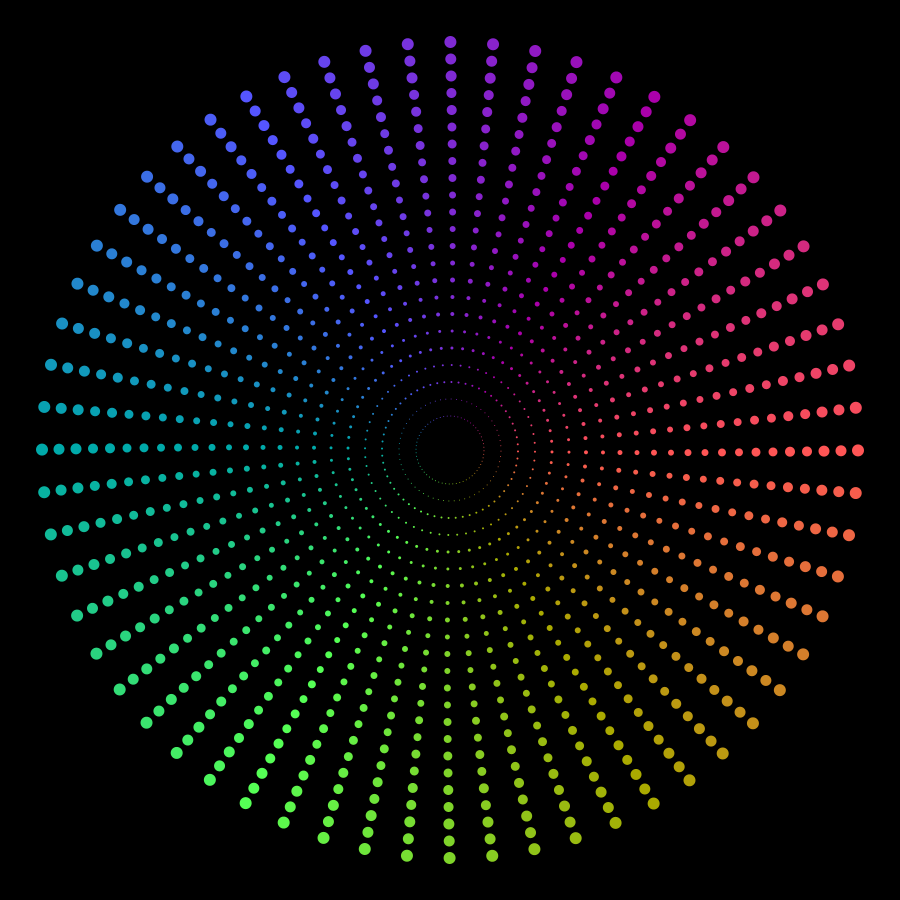
Frame 1 (no input)
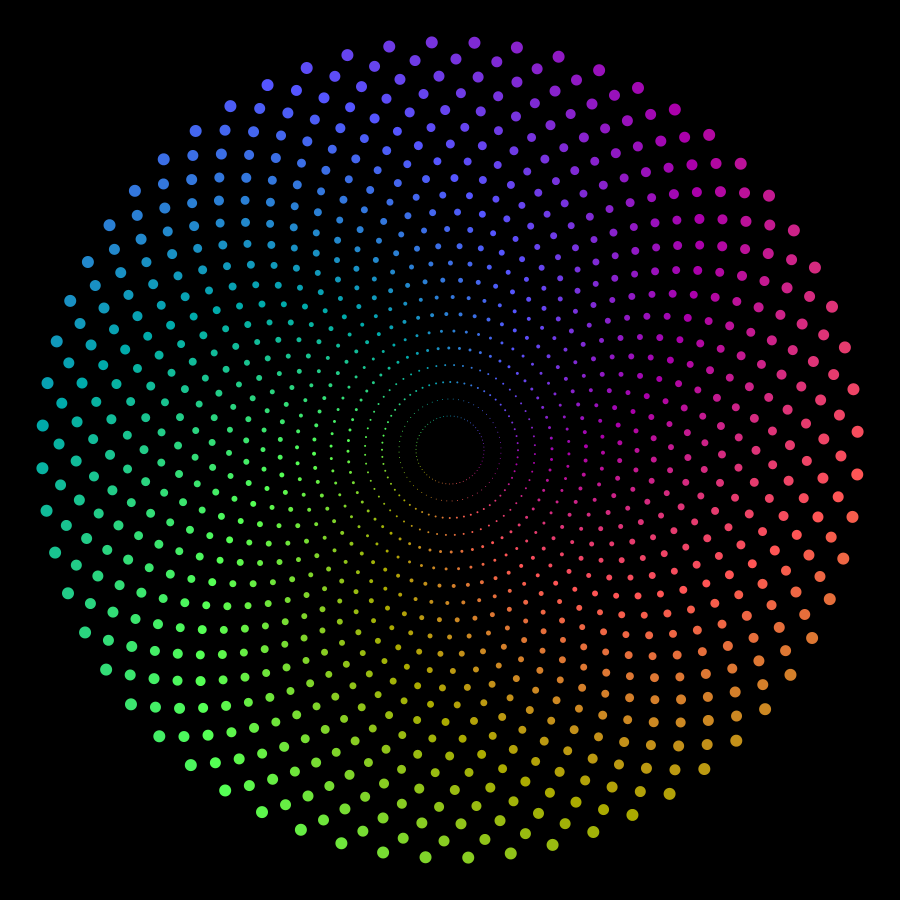
Frame 60 (the mouse pressed at the canvas centre just before this capture)
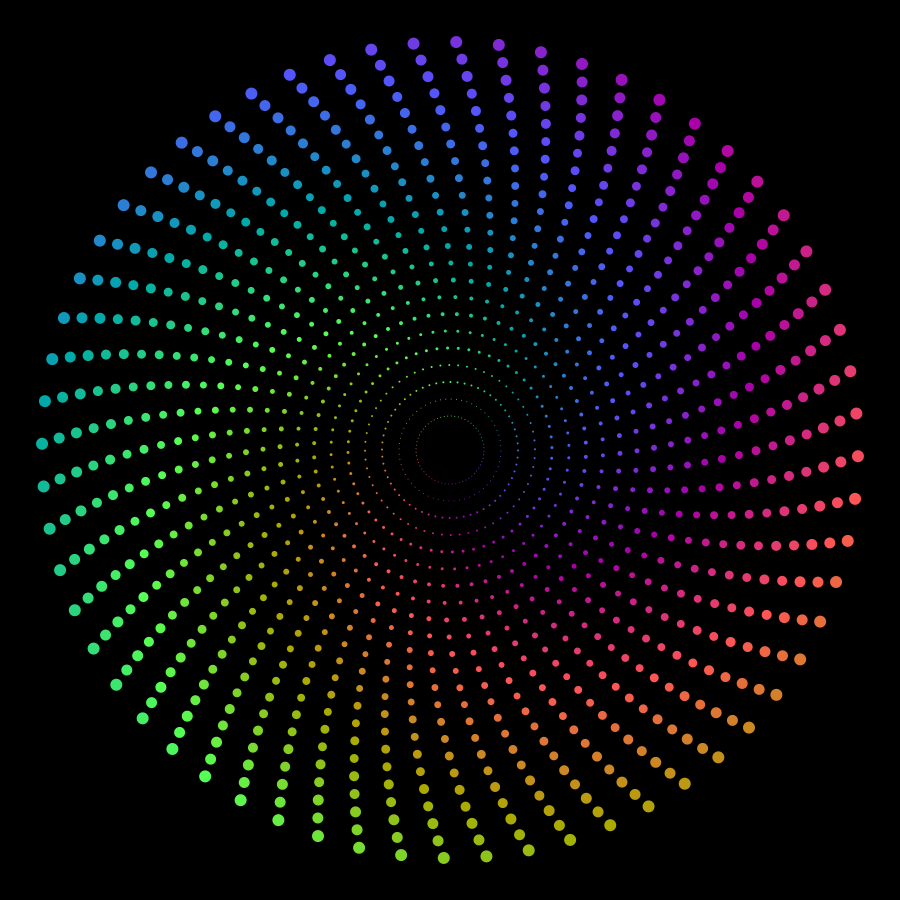
Frame 120 (the mouse held since frame 60 and released just before this capture)

The Processing sketch that drew these frames (run headless with seeded random() and noise(); from frame 60 on, the mouse is pressed at the canvas centre):

// Processing sketch: Rainbow_Spinning_Circles
// ── Rainbow_Spinning_Circles.pde
Bola[][] bola;
int raio = 400;
int rMax = 25;
int angMax = 60;

void setup()
{
  size(900, 900);
  
  bola = new Bola[rMax][angMax];
  
  for(int r=0; r<rMax; r++)
  {
    for(int ang=0; ang<angMax; ang++)
    {
      bola[r][ang] = new Bola(r, ang);
    }
  }
  
}

void draw()
{
  translate(width/2, height/2);
  background(0);
  
  stroke(255);
  noFill();
  //ellipse(0, 0, 2*raio, 2*raio);
  
  for(int r=0; r<rMax; r++)
  {
    for(int ang=0; ang<angMax; ang++)
    {
      bola[r][ang].update();
      bola[r][ang].draw();
    }
  }
  
}
// ── Bola.pde
class Bola
{
  PVector cor;
  float diametro, angulo = 0;
  int r, ang;
  
  Bola(int r, int ang)
  {
    this.r = r;
    this.ang = ang;
    this.angulo = map(this.ang, 0, angMax, 0, TWO_PI);
    this.diametro = r/2;
    this.cor = new PVector(map(min(abs(this.ang-0), abs(this.ang-angMax)), 0, angMax/2, 255, 0), map(min(abs(this.ang-angMax/3), abs(this.ang-4*angMax/3)), 0, angMax/2, 255, 0), map(min(abs(this.ang+angMax/3), abs(this.ang-2*angMax/3)), 0, angMax/2, 255, 0));
  }
  
  void update()
  {
    this.angulo += 0.001*(rMax - this.r);
  }
  
  void draw()
  {
    /*stroke(cor.x, cor.y, cor.z);
    stroke(128);
    noFill();
    line(-raio*cos(angulo), -raio*sin(angulo), raio*cos(angulo), raio*sin(angulo));*/
    
    noStroke();
    fill(cor.x, cor.y, cor.z);
    
    float p1x, p1y;
    
    p1x = r*17*cos(this.angulo);
    p1y = r*17*sin(this.angulo);
    
    //float dia = map();
    
    ellipse(p1x, p1y, this.diametro, this.diametro);
    
  }
  
}
